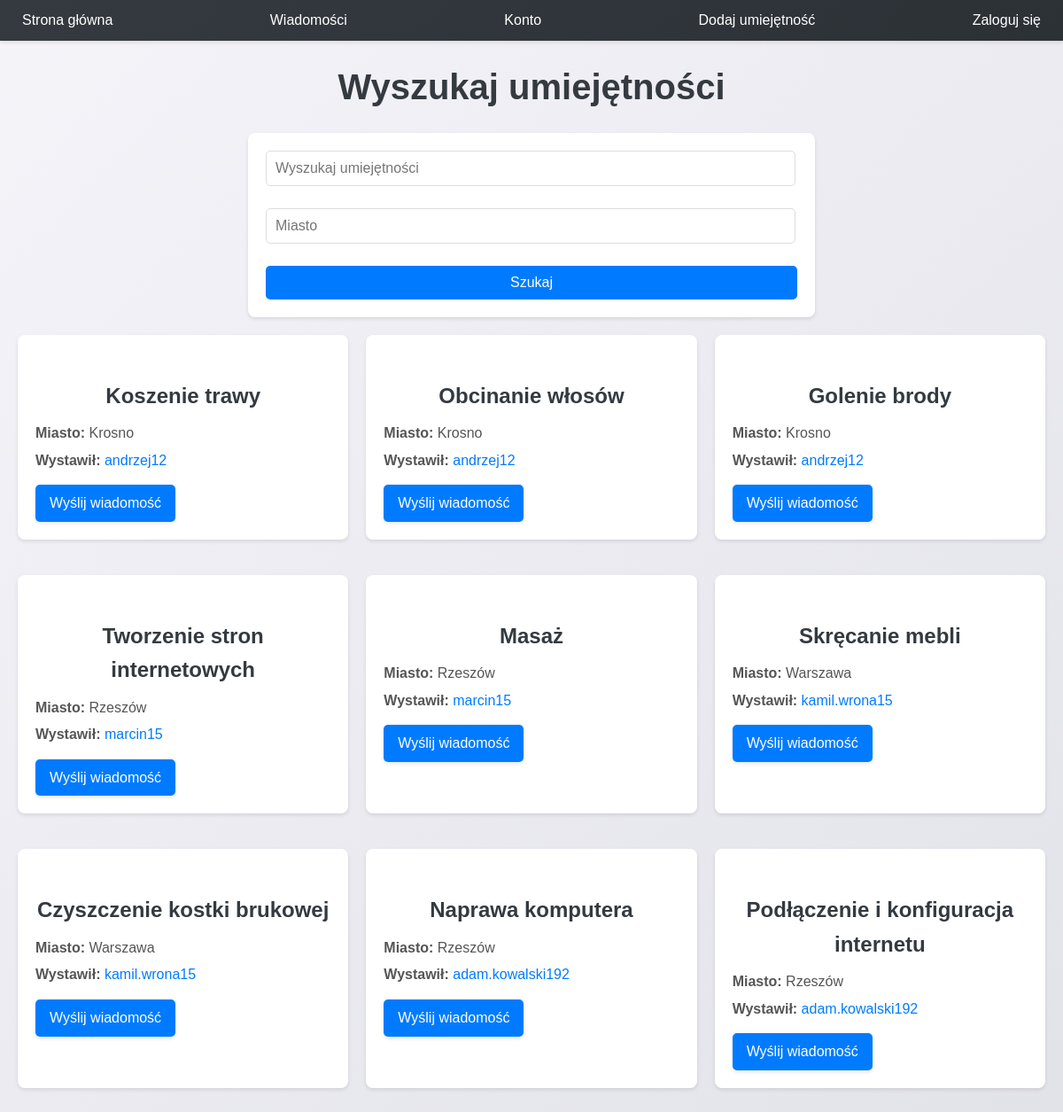
The page / on the database its author committed.
### tables this page shows
CREATE TABLE skills (
            id INTEGER PRIMARY KEY AUTOINCREMENT,
            user_id INTEGER NOT NULL,
            skill_name TEXT NOT NULL,
            description TEXT,
            FOREIGN KEY (user_id) REFERENCES users (id)
        );

CREATE TABLE users (
            id INTEGER PRIMARY KEY AUTOINCREMENT,
            username TEXT NOT NULL UNIQUE,
            password TEXT NOT NULL,
            email TEXT NOT NULL UNIQUE,
            city TEXT NOT NULL,
            join_date DATETIME DEFAULT CURRENT_TIMESTAMP
        );

### app.py (the view)
@app.route('/')
def index():
    search_query = request.args.get('search', '')
    city_query = request.args.get('city', '')
    conn = get_db_connection()
    if search_query or city_query:
        skills = conn.execute('''
            SELECT skills.*, users.username, users.city as user_city
            FROM skills
            JOIN users ON skills.user_id = users.id
            WHERE skill_name LIKE ? AND users.city LIKE ?
        ''', ('%' + search_query + '%', '%' + city_query + '%')).fetchall()
    else:
        skills = conn.execute('''
            SELECT skills.*, users.username, users.city as user_city
            FROM skills
            JOIN users ON skills.user_id = users.id
        ''').fetchall()
    conn.close()
    return render_template('index.html', skills=skills)

### app.py (called while the page is built)
def get_db_connection():
    conn = sqlite3.connect('database.db')
    conn.row_factory = sqlite3.Row
    return conn

### templates/index.html (shortened to what this page needs)
<!DOCTYPE html>
<html>
<head>
    <link rel="stylesheet" type="text/css" href="{{ url_for('static', filename='style.css') }}">
</head>
<body>
    <nav>
        <ul>
            <li><a href="{{ url_for('index') }}">Strona główna</a></li>
            <li><a href="{{ url_for('inbox') }}">Wiadomości</a></li>
            <li><a href="{{ url_for('account_redirect') }}">Konto</a></li>
            <li><a href="{{ url_for('add_skill') }}">Dodaj umiejętność</a></li>
            {% if session.get('username') %}
                <li style="float: right;"><a href="{{ url_for('logout') }}">Wyloguj się</a></li>
            {% else %}
                <li style="float: right;"><a href="{{ url_for('account') }}">Zaloguj się</a></li>
            {% endif %}
        </ul>
    </nav>
    <h1>Wyszukaj umiejętności</h1>
    <form method="GET">
        <input type="text" name="search" placeholder="Wyszukaj umiejętności" value="{{ request.args.get('search', '') }}">
        <input type="text" name="city" placeholder="Miasto" value="{{ request.args.get('city', '') }}">
        <button type="submit">Szukaj</button>
    </form>
    <div id="data-container">
        {% for skill in skills %}
            <div class="skill-block fade-in">
                <h2>{{ skill['skill_name'] }}</h2>
                <p><strong>Miasto:</strong> {{ skill['user_city'] }}</p>
                <p><strong>Wystawił:</strong> <a href="{{ url_for('user_details', user_id=skill['user_id']) }}">{{ skill['username'] }}</a></p>
                {% if skill['user_id'] != session.get('user_id') %}
                    <a href="{{ url_for('send_message', receiver_id=skill['user_id']) }}" class="btn">Wyślij wiadomość</a>
                {% endif %}
            </div>
        {% else %}
            <p>Brak umiejętności.</p>
        {% endfor %}
    </div>
</body>
</html>

### static/style.css (style rules this page uses)
body { font-family: 'Arial', sans-serif; margin: 0; padding: 0; background-color: #f4f4f9; color: #333; line-height: 1.6; }
a { text-decoration: none; color: #007BFF; }
nav { background-color: #343a40; padding: 10px 0; box-shadow: 0 2px 4px rgba(0, 0, 0, 0.1); }
nav ul { list-style: none; padding: 0; margin: 0; display: flex; justify-content: space-between; align-items: center; max-width: 1200px; margin: 0 auto; }
nav ul li { margin: 0 10px; }
nav ul li a { color: #fff; padding: 10px 15px; border-radius: 5px; transition: background-color 0.3s ease; }
h1, h2, h3 { color: #343a40; margin-bottom: 20px; }
h1 { font-size: 2.5rem; text-align: center; margin-top: 20px; }
h2 { font-size: 2rem; margin-top: 30px; }
form { background-color: #fff; padding: 20px; border-radius: 8px; box-shadow: 0 2px 4px rgba(0, 0, 0, 0.1); max-width: 600px; margin: 20px auto; }
input[type="text"], input[type="password"], textarea { width: 100%; padding: 10px; margin-bottom: 15px; border: 1px solid #ddd; border-radius: 5px; font-size: 1rem; }
input[type="submit"], button { background-color: #007BFF; color: #fff; padding: 10px 20px; width: 100%; border: none; border-radius: 5px; cursor: pointer; font-size: 1rem; transition: background-color 0.3s ease; }
.btn { background-color: #14411f; color: #fff; padding: 8px 16px; border: none; border-radius: 5px; cursor: pointer; font-size: 0.9rem; margin-right: 10px; transition: background-color 0.3s ease; }
.fade-in { animation: fadeIn 0.5s ease-in-out; }
body { background: linear-gradient(135deg, #f4f4f9, #e2e2e9); }
nav { background: linear-gradient(135deg, #343a40, #2c3136); }
.btn { box-shadow: 0 2px 4px rgba(0, 0, 0, 0.1); }
.skill-block { background-color: #fff; padding: 20px; border-radius: 8px; box-shadow: 0 2px 4px rgba(0, 0, 0, 0.1); margin-bottom: 20px; transition: transform 0.3s ease, box-shadow 0.3s ease; }
nav ul li a { transition: background-color 0.3s ease, transform 0.3s ease; }
form { transition: box-shadow 0.3s ease; }
#data-container { display: grid; grid-template-columns: repeat(3, 1fr); gap: 20px; max-width: 1200px; margin: 20px auto; padding: 0 20px; }
.skill-block { background-color: #fff; padding: 20px; border-radius: 8px; box-shadow: 0 2px 4px rgba(0, 0, 0, 0.1); transition: transform 0.3s ease, box-shadow 0.3s ease; }
.skill-block h2 { font-size: 1.5rem; margin-bottom: 10px; }
.skill-block p { margin: 5px 0; color: #555; }
.skill-block a.btn { display: inline-block; margin-top: 10px; background-color: #007BFF; color: #fff; padding: 8px 16px; border-radius: 5px; text-align: center; transition: background-color 0.3s ease; }
form { display: flex; flex-direction: column; gap: 10px; }
input[type="text"], input[type="password"], input { width: 96%; padding: 10px; border: 1px solid #ddd; border-radius: 5px; font-size: 1rem; }
.btn { background-color: #007BFF; color: #fff; padding: 10px; border: none; border-radius: 5px; cursor: pointer; font-size: 1rem; transition: background 0.3s ease; }
h2 { text-align: center; font-size: 1.5rem; margin-bottom: 15px; }

### rows shown on the page
skills: skill_name "Koszenie trawy", user_city "Krosno", username "andrzej12"
skills: skill_name "Obcinanie włosów", user_city "Krosno", username "andrzej12"
skills: skill_name "Golenie brody", user_city "Krosno", username "andrzej12"
skills: skill_name "Tworzenie stron internetowych", user_city "Rzeszów", username "marcin15"
skills: skill_name "Masaż", user_city "Rzeszów", username "marcin15"
skills: skill_name "Skręcanie mebli", user_city "Warszawa", username "kamil.wrona15"
skills: skill_name "Czyszczenie kostki brukowej", user_city "Warszawa", username "kamil.wrona15"
skills: skill_name "Naprawa komputera", user_city "Rzeszów", username "adam.kowalski192"
skills: skill_name "Podłączenie i konfiguracja internetu", user_city "Rzeszów", username "adam.kowalski192"
